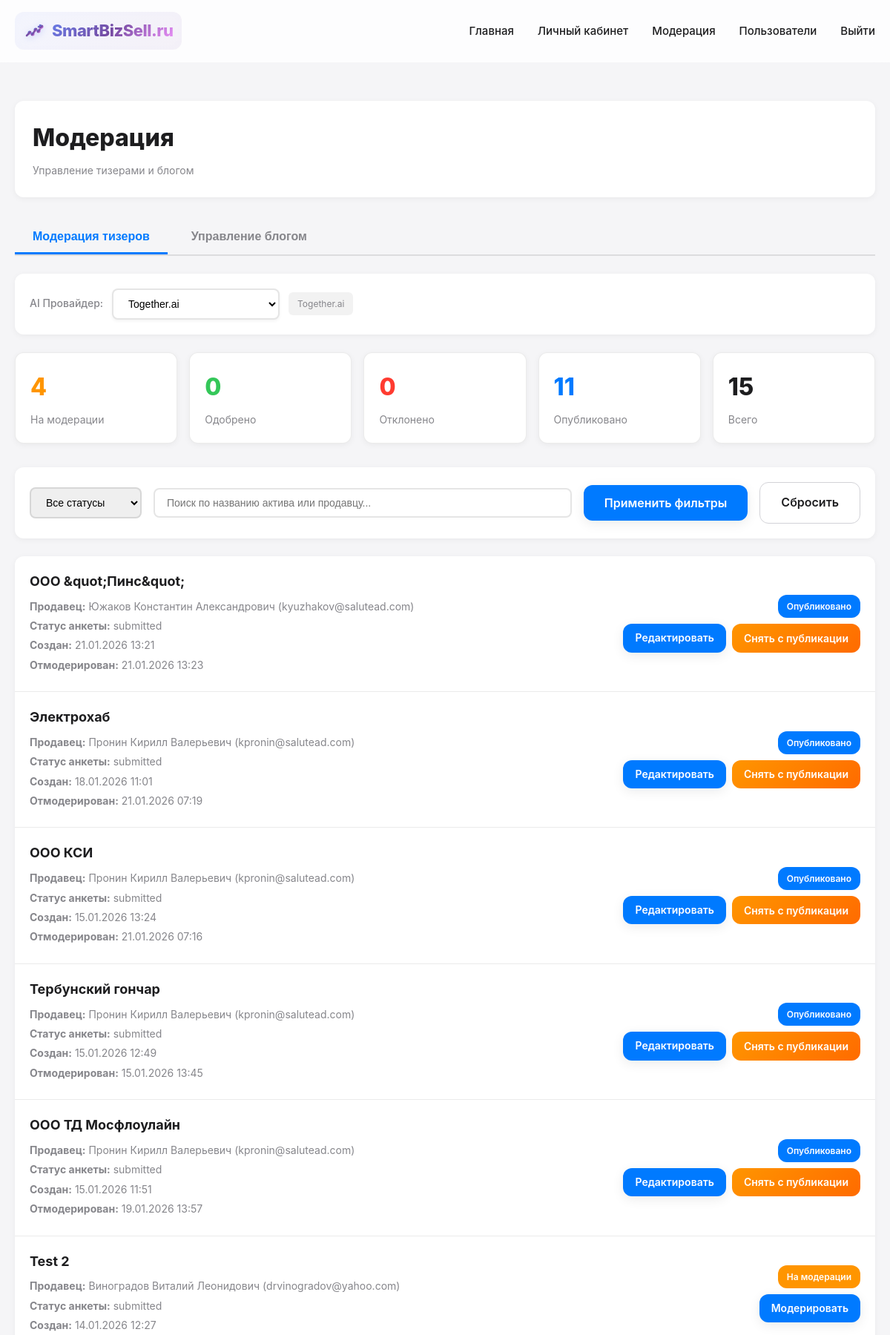
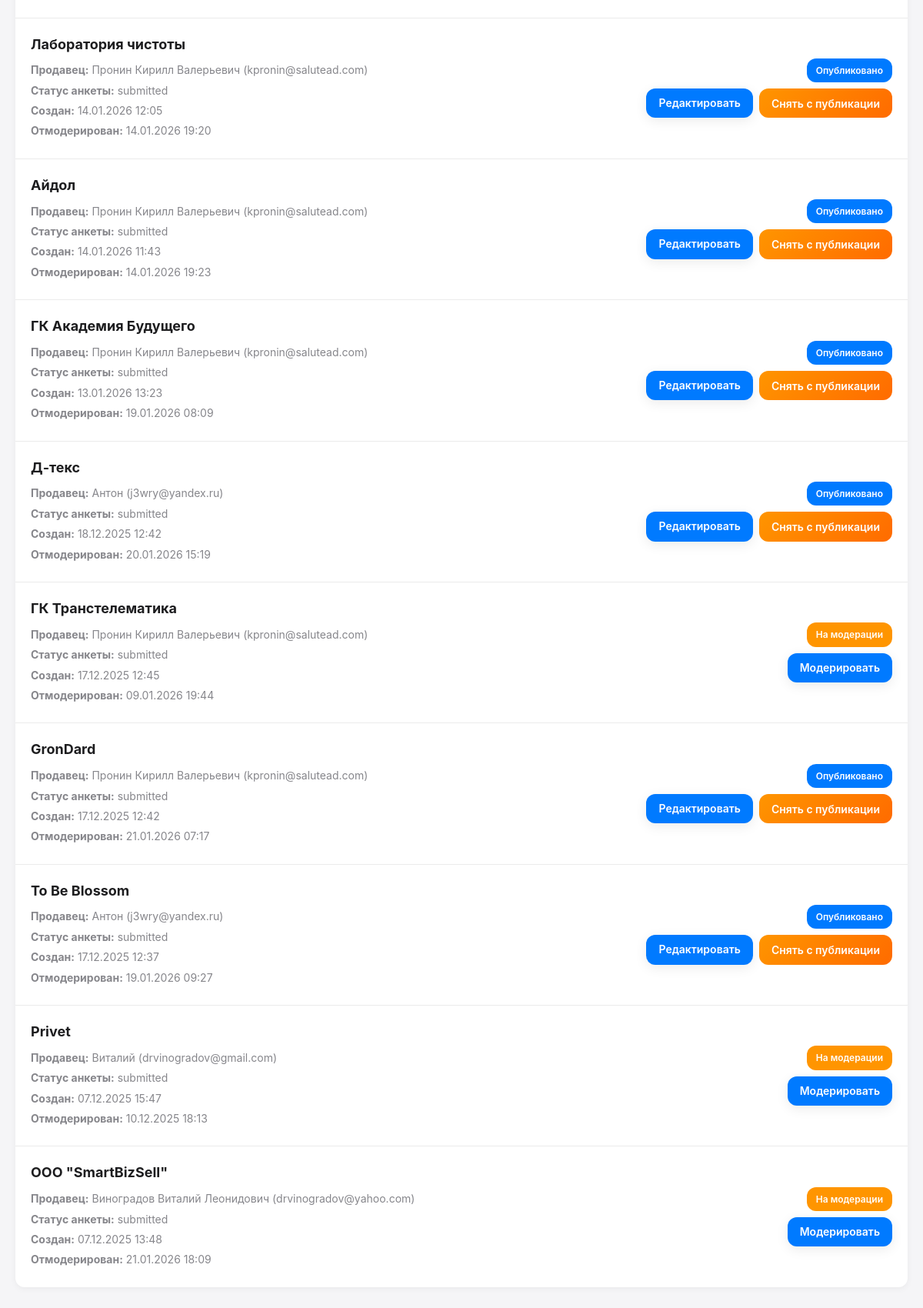
Page /moderation.php (signed in) on the committed database (2 pictures, top to bottom).
### tables this page shows
CREATE TABLE `published_teasers` (
  `id` int NOT NULL,
  `seller_form_id` int NOT NULL,
  `moderated_html` text COMMENT 'Отредактированная версия тизера',
  `moderation_status` enum('pending','approved','rejected','published') DEFAULT 'pending',
  `moderator_id` int DEFAULT NULL COMMENT 'ID модератора из таблицы users',
  `moderation_notes` text COMMENT 'Заметки модератора',
  `moderated_at` timestamp NULL DEFAULT NULL,
  `published_at` timestamp NULL DEFAULT NULL,
  `created_at` timestamp NULL DEFAULT CURRENT_TIMESTAMP,
  `updated_at` timestamp NULL DEFAULT CURRENT_TIMESTAMP ON UPDATE CURRENT_TIMESTAMP
);

CREATE TABLE `seller_forms` (
  `id` int NOT NULL,
  `user_id` int NOT NULL,
  `asset_name` varchar(500) DEFAULT NULL,
  `company_inn` varchar(20) DEFAULT NULL,
  `deal_subject` varchar(500) DEFAULT NULL,
  `deal_purpose` enum('cash-out','cash-in') DEFAULT NULL,
  `asset_disclosure` enum('yes','no') DEFAULT NULL,
  `company_description` text,
  `presence_regions` varchar(500) DEFAULT NULL,
  `products_services` text,
  `company_brands` varchar(500) DEFAULT NULL,
  `own_production` enum('yes','no') DEFAULT NULL,
  `production_sites_count` int DEFAULT NULL,
  `production_sites_region` varchar(255) DEFAULT NULL,
  `production_area` varchar(255) DEFAULT NULL,
  `production_capacity` varchar(255) DEFAULT NULL,
  `production_load` varchar(255) DEFAULT NULL,
  `production_building_ownership` enum('yes','no') DEFAULT NULL,
  `production_land_ownership` enum('yes','no') DEFAULT NULL,
  `contract_production_usage` enum('yes','no') DEFAULT NULL,
  `contract_production_region` varchar(255) DEFAULT NULL,
  `contract_production_logistics` text,
  `offline_sales_presence` enum('yes','no') DEFAULT NULL,
  `offline_sales_points` int DEFAULT NULL,
  `offline_sales_regions` varchar(255) DEFAULT NULL,
  `offline_sales_area` varchar(255) DEFAULT NULL,
  `offline_sales_third_party` enum('yes','no') DEFAULT NULL,
  `offline_sales_distributors` enum('yes','no') DEFAULT NULL,
  `online_sales_presence` enum('yes','no') DEFAULT NULL,
  `online_sales_share` varchar(255) DEFAULT NULL,
  `online_sales_channels` text,
  `main_clients` text,
  `sales_share` varchar(255) DEFAULT NULL,
  `personnel_count` int DEFAULT NULL,
  `company_website` varchar(500) DEFAULT NULL,
  `additional_info` text,
  `production_volumes` json DEFAULT NULL,
  `financial_results_vat` enum('with_vat','without_vat') DEFAULT NULL,
  `financial_results` json DEFAULT NULL,
  `balance_indicators` json DEFAULT NULL,
  `financial_source` enum('RSBU','IFRS','management') DEFAULT NULL,
  `status` enum('draft','submitted','review','approved','rejected') DEFAULT 'draft',
  `created_at` timestamp NULL DEFAULT CURRENT_TIMESTAMP,
  `updated_at` timestamp NULL DEFAULT CURRENT_TIMESTAMP ON UPDATE CURRENT_TIMESTAMP,
  `submitted_at` timestamp NULL DEFAULT NULL,
  `data_json` json DEFAULT NULL
);

CREATE TABLE `users` (
  `id` int NOT NULL,
  `email` varchar(255) NOT NULL,
  `password_hash` varchar(255) NOT NULL,
  `full_name` varchar(255) NOT NULL,
  `phone` varchar(50) DEFAULT NULL,
  `company_name` varchar(255) DEFAULT NULL,
  `created_at` timestamp NULL DEFAULT CURRENT_TIMESTAMP,
  `updated_at` timestamp NULL DEFAULT CURRENT_TIMESTAMP ON UPDATE CURRENT_TIMESTAMP,
  `last_login` timestamp NULL DEFAULT NULL,
  `is_active` tinyint(1) DEFAULT '1',
  `welcome_shown` tinyint(1) DEFAULT '0' COMMENT 'Флаг показа приветственного окна (0 - не показано, 1 - показано)'
);

### moderation.php (the view, shortened to what the rows shown need)
<?php
$pdo = getDBConnection();
$statusFilter = $_GET['status'] ?? 'all';
$teaserId = isset($_GET['id']) ? (int)$_GET['id'] : null;
$teasers = [];
try {
    $whereConditions = [];
    $params = [];
    if ($statusFilter !== 'all') {
        $whereConditions[] = "pt.moderation_status = ?";
        $params[] = $statusFilter;
    } else {
        $whereConditions[] = "pt.moderation_status IS NOT NULL";
    }
    $whereClause = !empty($whereConditions) ? 'WHERE ' . implode(' AND ', $whereConditions) : '';
    $stmt = $pdo->prepare("
        SELECT
            pt.id,
            pt.seller_form_id,
            pt.moderation_status,
            pt.moderated_html,
            pt.moderation_notes,
            pt.moderated_at,
            pt.published_at,
            pt.created_at,
            sf.asset_name,
            sf.status as form_status,
            u.full_name as seller_name,
            u.email as seller_email,
            sf.data_json
        FROM published_teasers pt
        INNER JOIN seller_forms sf ON pt.seller_form_id = sf.id
        INNER JOIN users u ON sf.user_id = u.id
        $whereClause
        ORDER BY pt.created_at DESC
        LIMIT 100
    ");
    $stmt->execute($params);
    $teasers = $stmt->fetchAll();
} catch (PDOException $e) {
    error_log("Error fetching teasers for moderation: " . $e->getMessage());
}
$currentTeaser = null;
$originalHtml = null;
$statusLabels = [
    'pending' => 'На модерации',
    'approved' => 'Одобрено',
    'rejected' => 'Отклонено',
    'published' => 'Опубликовано'
];
$statusColors = [
    'pending' => '#FF9500',
    'approved' => '#34C759',
    'rejected' => '#FF3B30',
    'published' => '#007AFF'
];
?>
<!DOCTYPE html>
<html lang="ru">
<head>
    <link rel="stylesheet" href="styles.css?v=<?php echo time(); ?>">
</head>
<body class="moderation-page">
    <div class="moderation-container">
        <div class="moderation-header">
            <h1>Модерация</h1>
        </div>
        <div id="teasers-tab" class="moderation-tab-content active">
        <?php if ($teaserId && $currentTeaser): ?>
            <div style="margin-bottom: 24px; padding: 16px; background: rgba(0, 0, 0, 0.02); border-radius: 8px;">
                <h2 style="margin: 0 0 8px;"><?php echo htmlspecialchars($currentTeaser['asset_name'] ?? 'Актив', ENT_QUOTES, 'UTF-8'); ?></h2>
                <div style="font-size: 14px; color: var(--text-secondary);">
                    Продавец: <?php echo htmlspecialchars($currentTeaser['seller_name'] ?? 'Не указан', ENT_QUOTES, 'UTF-8'); ?>
                </div>
            </div>
            <div class="editor-container">
                <div class="editor-panel">
                    <h3>Редактирование HTML</h3>
                        <form id="moderation-form" onsubmit="return false;">
                        <input type="hidden" id="teaser_id" value="<?php echo $teaserId; ?>">
                        <div style="margin-bottom: 16px;">
                            <label for="card_title" style="display: block; margin-bottom: 8px; font-weight: 600;">Название карточки:</label>
                            <input
                                type="text"
                                id="card_title"
                                name="card_title"
                                value="<?php echo htmlspecialchars($currentTeaser['card_title'] ?? '', ENT_QUOTES, 'UTF-8'); ?>"
                                placeholder="Например: производитель одежды"
                                style="width: 100%; padding: 12px; border: 2px solid rgba(0, 0, 0, 0.1); border-radius: 8px; font-size: 14px; box-sizing: border-box;"
                            >
                            <small style="color: var(--text-secondary); font-size: 12px; display: block; margin-top: 4px;">
                                Если не указано, будет использоваться название компании или "Актив"
                            </small>
                        </div>
                        <textarea
                            name="moderated_html"
                            class="editor-textarea"
                            id="teaser-html-editor"
                            required
                        ><?php echo htmlspecialchars($originalHtml ?? '', ENT_QUOTES, 'UTF-8'); ?></textarea>
                        <div style="margin-top: 16px;">
                            <label for="moderation_notes" style="display: block; margin-bottom: 8px; font-weight: 600;">Заметки модератора:</label>
                            <textarea
                                name="moderation_notes"
                                id="moderation_notes"
                                rows="3"
                                style="width: 100%; padding: 12px; border: 2px solid rgba(0, 0, 0, 0.1); border-radius: 8px;"
                                placeholder="Введите заметки или комментарии..."
                            ><?php echo htmlspecialchars($currentTeaser['moderation_notes'] ?? '', ENT_QUOTES, 'UTF-8'); ?></textarea>
                        </div>
                        <div class="moderation-checklist">
                            <h4>Чек-лист проверки:</h4>
                            <div class="checklist-item">
                                <input type="checkbox" id="check-blocks" name="checks[]" value="blocks">
                                <label for="check-blocks">Все обязательные блоки присутствуют</label>
                            </div>
                            <div class="checklist-item">
                                <input type="checkbox" id="check-text" name="checks[]" value="text">
                                <label for="check-text">Качество текста (читаемость, отсутствие ошибок)</label>
                            </div>
                            <div class="checklist-item">
                                <input type="checkbox" id="check-financial" name="checks[]" value="financial">
                                <label for="check-financial">Корректность финансовых данных</label>
                            </div>
                            <div class="checklist-item">
                                <input type="checkbox" id="check-contacts" name="checks[]" value="contacts">
                                <label for="check-contacts">Наличие контактной информации</label>
                            </div>
                            <div class="checklist-item">
                                <input type="checkbox" id="check-design" name="checks[]" value="design">
                                <label for="check-design">Соответствие стандартам оформления</label>
                            </div>
                        </div>
                        <div id="moderation-message" style="margin-top: 16px; padding: 12px; border-radius: 8px; display: none;"></div>
                        <div style="display: flex; gap: 12px; margin-top: 24px; flex-wrap: wrap;">
                            <button type="button" class="btn btn-primary" onclick="saveTeaserModeration('approved')">
                                Сохранить и одобрить
                            </button>
                            <button type="button" class="btn btn-secondary" onclick="saveTeaserModeration('save')">
                                Сохранить изменения
                            </button>
                            <button type="button" class="btn btn-secondary" onclick="rejectTeaser()">
                                Отклонить
                            </button>
                            <?php if ($currentTeaser['moderation_status'] === 'approved'): ?>
                            <button type="button" class="btn btn-primary" onclick="publishTeaser()" style="background: linear-gradient(135deg, #10B981 0%, #059669 100%);">
                                Опубликовать
                            </button>
                            <?php endif; ?>
                            <?php if ($currentTeaser['moderation_status'] === 'published'): ?>
                            <button type="button" class="btn btn-secondary" onclick="unpublishTeaser()" style="background: linear-gradient(135deg, #FF9500 0%, #FF6B00 100%); color: white;">
                                Снять с публикации
                            </button>
                            <?php endif; ?>
                        </div>
                        <div style="display: flex; gap: 12px; margin-top: 16px; flex-wrap: wrap; padding: 16px; background: rgba(0, 122, 255, 0.05); border-radius: 8px; border: 1px solid rgba(0, 122, 255, 0.2);">
                            <a href="view_form.php?id=<?php echo $currentTeaser['seller_form_id']; ?>"
                               class="btn btn-secondary"
                               target="_blank"
                               style="display: inline-flex; align-items: center; gap: 8px;">
                                📋 Просмотреть анкету
                            </a>
                            <a href="dashboard.php?form_id=<?php echo $currentTeaser['seller_form_id']; ?>"
                               class="btn btn-secondary"
                               target="_blank"
                               style="display: inline-flex; align-items: center; gap: 8px;">
                                📊 Просмотреть финансовую модель (DCF)
                            </a>
                        </div>
                    </form>
                </div>
                <div class="editor-panel">
                    <h3>Предпросмотр</h3>
                    <div class="preview-container" id="teaser-preview">
                        <?php echo $originalHtml ?? ''; ?>
                    </div>
                </div>
            </div>
            <div style="margin-top: 24px;">
                <a href="moderation.php" class="btn btn-secondary">← Вернуться к списку</a>
            </div>
        <?php else: ?>
            <div class="teasers-list">
                <?php if (empty($teasers)): ?>
                    <div style="padding: 40px; text-align: center; color: var(--text-secondary);">
                        <p>Тизеры не найдены</p>
                    </div>
                <?php else: ?>
                    <?php foreach ($teasers as $teaser): ?>
                        <div class="teaser-item">
                            <div class="teaser-info">
                                <h3><?php echo htmlspecialchars($teaser['asset_name'] ?: 'Без названия', ENT_QUOTES, 'UTF-8'); ?></h3>
                                <p><strong>Продавец:</strong> <?php echo htmlspecialchars($teaser['seller_name'], ENT_QUOTES, 'UTF-8'); ?> (<?php echo htmlspecialchars($teaser['seller_email'], ENT_QUOTES, 'UTF-8'); ?>)</p>
                                <p><strong>Статус анкеты:</strong> <?php echo htmlspecialchars($teaser['form_status'], ENT_QUOTES, 'UTF-8'); ?></p>
                                <p><strong>Создан:</strong> <?php echo date('d.m.Y H:i', strtotime($teaser['created_at'])); ?></p>
                                <?php if ($teaser['moderated_at']): ?>
                                    <p><strong>Отмодерирован:</strong> <?php echo date('d.m.Y H:i', strtotime($teaser['moderated_at'])); ?></p>
                                <?php endif; ?>
                            </div>
                            <div style="display: flex; flex-direction: column; gap: 8px; align-items: flex-end;">
                                <span class="status-badge" style="background: <?php echo $statusColors[$teaser['moderation_status']] ?? '#86868B'; ?>; color: white; padding: 6px 12px; border-radius: 12px; font-size: 12px; font-weight: 600;">
                                    <?php echo $statusLabels[$teaser['moderation_status']] ?? $teaser['moderation_status']; ?>
                                </span>
                                <div style="display: flex; gap: 8px; flex-wrap: wrap;">
                                    <a href="moderation.php?id=<?php echo $teaser['id']; ?>" class="btn btn-primary" style="padding: 8px 16px; font-size: 14px;">
                                        <?php echo $teaser['moderation_status'] === 'pending' ? 'Модерировать' : 'Редактировать'; ?>
                                    </a>
                                    <?php if ($teaser['moderation_status'] === 'published'): ?>
                                    <button
                                        type="button"
                                        class="btn btn-secondary"
                                        onclick="quickUnpublish(<?php echo $teaser['id']; ?>, '<?php echo htmlspecialchars($teaser['asset_name'] ?: 'Тизер', ENT_QUOTES, 'UTF-8'); ?>')"
                                        style="padding: 8px 16px; font-size: 14px; background: linear-gradient(135deg, #FF9500 0%, #FF6B00 100%); color: white; border: none;"
                                        title="Снять с публикации"
                                    >
                                        Снять с публикации
                                    </button>
                                    <?php endif; ?>
                                </div>
                            </div>
                        </div>
                    <?php endforeach; ?>
                <?php endif; ?>
            </div>
        <?php endif; ?>
        </div>
    </div>
</body>
</html>

### rows in the picture
published_teasers: seller_form.asset_name "ООО &quot;Пинс&quot;", users.full_name "Южаков Константин Александрович", users.email "kyuzhakov@salutead.com", seller_form.status "submitted", created_at "21.01.2026 13:21", moderated_at "21.01.2026 13:23", moderation_status "Опубликовано", shows "Редактировать"
published_teasers: seller_form.asset_name "Электрохаб", users.full_name "Пронин Кирилл Валерьевич", users.email "kpronin@salutead.com", seller_form.status "submitted", created_at "18.01.2026 11:01", moderated_at "21.01.2026 07:19", moderation_status "Опубликовано", shows "Редактировать"
published_teasers: seller_form.asset_name "ООО КСИ", users.full_name "Пронин Кирилл Валерьевич", users.email "kpronin@salutead.com", seller_form.status "submitted", created_at "15.01.2026 13:24", moderated_at "21.01.2026 07:16", moderation_status "Опубликовано", shows "Редактировать"
published_teasers: seller_form.asset_name "Тербунский гончар", users.full_name "Пронин Кирилл Валерьевич", users.email "kpronin@salutead.com", seller_form.status "submitted", created_at "15.01.2026 12:49", moderated_at "15.01.2026 13:45", moderation_status "Опубликовано", shows "Редактировать"
published_teasers: seller_form.asset_name "ООО ТД Мосфлоулайн", users.full_name "Пронин Кирилл Валерьевич", users.email "kpronin@salutead.com", seller_form.status "submitted", created_at "15.01.2026 11:51", moderated_at "19.01.2026 13:57", moderation_status "Опубликовано", shows "Редактировать"
published_teasers: seller_form.asset_name "Test 2", moderator.full_name "Виноградов Виталий Леонидович", moderator.email "drvinogradov@yahoo.com", seller_form.status "submitted", created_at "14.01.2026 12:27", moderation_status "На модерации", shows "Модерировать"
published_teasers: seller_form.asset_name "Лаборатория чистоты", users.full_name "Пронин Кирилл Валерьевич", users.email "kpronin@salutead.com", seller_form.status "submitted", created_at "14.01.2026 12:05", moderated_at "14.01.2026 19:20", moderation_status "Опубликовано", shows "Редактировать"
published_teasers: seller_form.asset_name "Айдол", users.full_name "Пронин Кирилл Валерьевич", users.email "kpronin@salutead.com", seller_form.status "submitted", created_at "14.01.2026 11:43", moderated_at "14.01.2026 19:23", moderation_status "Опубликовано", shows "Редактировать"
published_teasers: seller_form.asset_name "ГК Академия Будущего", users.full_name "Пронин Кирилл Валерьевич", users.email "kpronin@salutead.com", seller_form.status "submitted", created_at "13.01.2026 13:23", moderated_at "19.01.2026 08:09", moderation_status "Опубликовано", shows "Редактировать"
published_teasers: seller_form.asset_name "Д-текс", users.full_name "Антон", users.email "j3wry@yandex.ru", seller_form.status "submitted", created_at "18.12.2025 12:42", moderated_at "20.01.2026 15:19", moderation_status "Опубликовано", shows "Редактировать"
published_teasers: seller_form.asset_name "ГК Транстелематика", users.full_name "Пронин Кирилл Валерьевич", users.email "kpronin@salutead.com", seller_form.status "submitted", created_at "17.12.2025 12:45", moderated_at "09.01.2026 19:44", moderation_status "На модерации", shows "Модерировать"
published_teasers: seller_form.asset_name "GronDard", users.full_name "Пронин Кирилл Валерьевич", users.email "kpronin@salutead.com", seller_form.status "submitted", created_at "17.12.2025 12:42", moderated_at "21.01.2026 07:17", moderation_status "Опубликовано", shows "Редактировать"
published_teasers: seller_form.asset_name "To Be Blossom", users.full_name "Антон", users.email "j3wry@yandex.ru", seller_form.status "submitted", created_at "17.12.2025 12:37", moderated_at "19.01.2026 09:27", moderation_status "Опубликовано", shows "Редактировать"
published_teasers: seller_form.asset_name "Privet", users.full_name "Виталий", users.email "drvinogradov@gmail.com", seller_form.status "submitted", created_at "07.12.2025 15:47", moderated_at "10.12.2025 18:13", moderation_status "На модерации", shows "Модерировать"
published_teasers: seller_form.asset_name "ООО \"SmartBizSell\"", moderator.full_name "Виноградов Виталий Леонидович", moderator.email "drvinogradov@yahoo.com", seller_form.status "submitted", created_at "07.12.2025 13:48", moderated_at "21.01.2026 18:09", moderation_status "На модерации", shows "Модерировать"

### other values in the picture
$stats['pending'] "4"
$stats['approved'] "0"
$stats['rejected'] "0"
$stats['published'] "11"
$stats['total'] "15"
